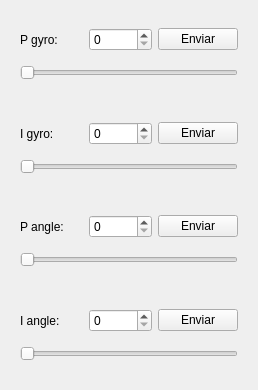
                 <widget class="QWidget" name="scrollAreaWidgetContents_2">
                  <property name="geometry">
                   <rect>
                    <x>0</x>
                    <y>0</y>
                    <width>258</width>
                    <height>390</height>
                   </rect>
                  </property>
                  <layout class="QVBoxLayout" name="verticalLayout_8">
                   <item>
                    <widget class="QWidget" name="widget_15" native="true">
                     <layout class="QGridLayout" name="gridLayout_4">
                      <item row="0" column="0">
                       <widget class="QLabel" name="label_10">
                        <property name="text">
                         <string>P gyro:</string>
                        </property>
                       </widget>
                      </item>
                      <item row="0" column="2">
                       <widget class="QPushButton" name="pushButton_Y_PG">
                        <property name="text">
                         <string>Enviar</string>
                        </property>
                       </widget>
                      </item>
                      <item row="1" column="0" colspan="3">
                       <widget class="QSlider" name="horizontalSlider_Y_PG">
                        <property name="maximum">
                         <number>10000</number>
                        </property>
                        <property name="pageStep">
                         <number>100</number>
                        </property>
                        <property name="value">
                         <number>0</number>
                        </property>
                        <property name="orientation">
                         <enum>Qt::Horizontal</enum>
                        </property>
                       </widget>
                      </item>
                      <item row="0" column="1">
                       <widget class="QSpinBox" name="spinBox_Y_PG">
                        <property name="maximum">
                         <number>10000</number>
                        </property>
                        <property name="value">
                         <number>0</number>
                        </property>
                       </widget>
                      </item>
                     </layout>
                    </widget>
                   </item>
                   <item>
                    <widget class="QWidget" name="widget_17" native="true">
                     <layout class="QGridLayout" name="gridLayout_6">
                      <item row="0" column="0">
                       <widget class="QLabel" name="label_12">
                        <property name="text">
                         <string>I gyro:</string>
                        </property>
                       </widget>
                      </item>
                      <item row="0" column="2">
                       <widget class="QPushButton" name="pushButton_Y_IG">
                        <property name="text">
                         <string>Enviar</string>
                        </property>
                       </widget>
                      </item>
                      <item row="1" column="0" colspan="3">
                       <widget class="QSlider" name="horizontalSlider_Y_IG">
                        <property name="maximum">
                         <number>10000</number>
                        </property>
                        <property name="pageStep">
                         <number>100</number>
                        </property>
                        <property name="value">
                         <number>0</number>
                        </property>
                        <property name="orientation">
                         <enum>Qt::Horizontal</enum>
                        </property>
                       </widget>
                      </item>
                      <item row="0" column="1">
                       <widget class="QSpinBox" name="spinBox_Y_IG">
                        <property name="maximum">
                         <number>10000</number>
                        </property>
                        <property name="value">
                         <number>0</number>
                        </property>
                       </widget>
                      </item>
                     </layout>
                    </widget>
                   </item>
                   <item>
                    <widget class="QWidget" name="widget_16" native="true">
                     <layout class="QGridLayout" name="gridLayout_5">
                      <item row="0" column="0">
                       <widget class="QLabel" name="label_11">
                        <property name="text">
                         <string>P angle:</string>
                        </property>
                       </widget>
                      </item>
                      <item row="0" column="2">
                       <widget class="QPushButton" name="pushButton_Y_PA">
                        <property name="text">
                         <string>Enviar</string>
                        </property>
                       </widget>
                      </item>
                      <item row="1" column="0" colspan="3">
                       <widget class="QSlider" name="horizontalSlider_Y_PA">
                        <property name="maximum">
                         <number>10000</number>
                        </property>
                        <property name="pageStep">
                         <number>100</number>
                        </property>
                        <property name="orientation">
                         <enum>Qt::Horizontal</enum>
                        </property>
                       </widget>
                      </item>
                      <item row="0" column="1">
                       <widget class="QSpinBox" name="spinBox_Y_PA">
                        <property name="maximum">
                         <number>10000</number>
                        </property>
                       </widget>
                      </item>
                     </layout>
                    </widget>
                   </item>
                   <item>
                    <widget class="QWidget" name="widget_26" native="true">
                     <layout class="QGridLayout" name="gridLayout_12">
                      <item row="0" column="0">
                       <widget class="QLabel" name="label_27">
                        <property name="text">
                         <string>I angle:</string>
                        </property>
                       </widget>
                      </item>
                      <item row="0" column="2">
                       <widget class="QPushButton" name="pushButton_Y_IA">
                        <property name="text">
                         <string>Enviar</string>
                        </property>
                       </widget>
                      </item>
                      <item row="1" column="0" colspan="3">
                       <widget class="QSlider" name="horizontalSlider_Y_IA">
                        <property name="maximum">
                         <number>10000</number>
                        </property>
                        <property name="pageStep">
                         <number>100</number>
                        </property>
                        <property name="value">
                         <number>0</number>
                        </property>
                        <property name="orientation">
                         <enum>Qt::Horizontal</enum>
                        </property>
                       </widget>
                      </item>
                      <item row="0" column="1">
                       <widget class="QSpinBox" name="spinBox_Y_IA">
                        <property name="maximum">
                         <number>10000</number>
                        </property>
                        <property name="value">
                         <number>0</number>
                        </property>
                       </widget>
                      </item>
                     </layout>
                    </widget>
                   </item>
                  </layout>
                 </widget>
